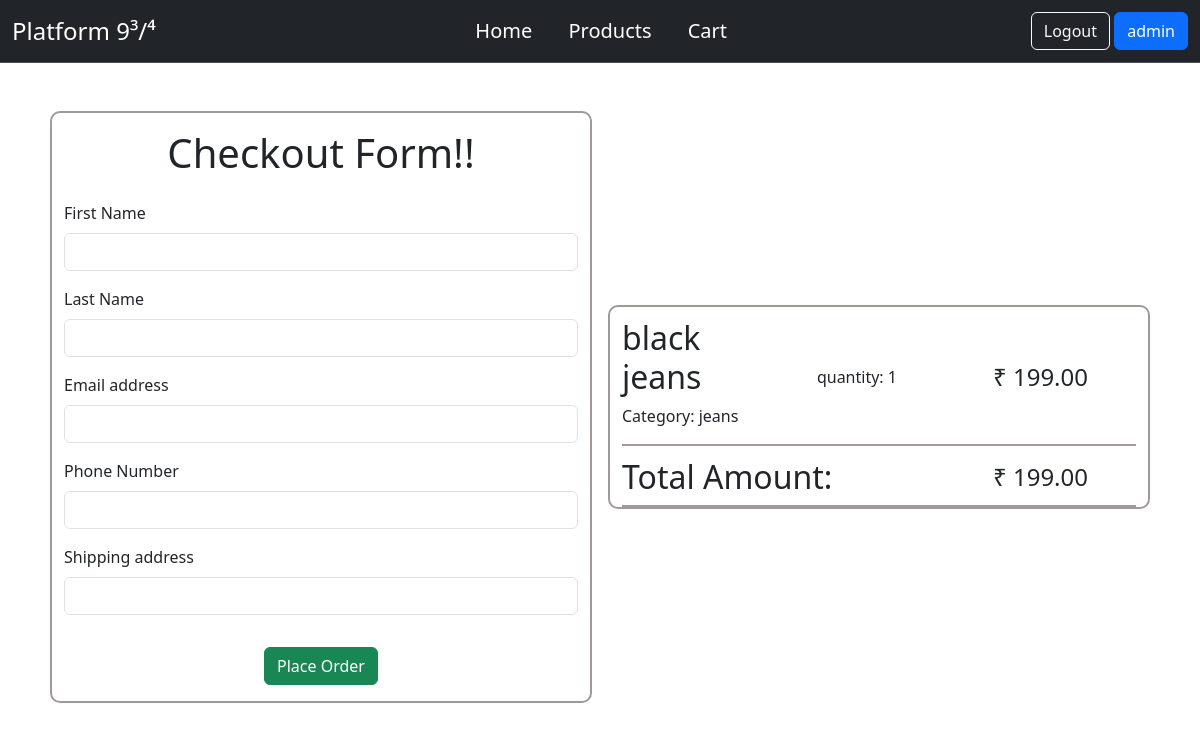
The page /buy/2/ (signed in) on the database its author committed.
### home/models.py (models this page shows, shortened)
class Products(models.Model):
    product_id = models.AutoField(primary_key=True)
    name = models.CharField(max_length=255)
    image=models.ImageField(default='/static/images/jeans.jpg',upload_to='products_img')
    price = models.DecimalField(max_digits=10, decimal_places=2)
    stock_quantity = models.IntegerField()
    description = models.TextField()
    category = models.ForeignKey(Categories, on_delete=models.CASCADE)

class Categories(models.Model):
    category_id = models.AutoField(primary_key=True)
    name = models.CharField(max_length=255)
    def __str__(self):
        return self.name

### home/views.py (the view)
# urls.py: path('buy/<int:pk>/', views.buy,name='buy'),
@login_required
def buy(request,pk):
    obj=Products.objects.filter(product_id=pk)
    sum=obj[0].price
    if request.method=='POST':
        first_name=request.POST['first_name']
        last_name=request.POST['last_name']
        email=request.POST['email']
        phone_no=request.POST['phone']
        shipping_address=request.POST['address']
        cust=Customers(first_name=first_name,last_name=last_name,email=email,phone_no=phone_no,shipping_address=shipping_address)
        cust.save()
        order=Orders(user=request.user,customer=cust,total_amount=sum)
        order.save()
        order_item=OrderItems(order=order,product=obj[0],quantity=1,subtotal=obj[0].price)
        order_item.save()
        messages.success(request,"Order Placed :)")
        return redirect('/products/')
    else:
        return render(request,'buy.html',{'obj':obj,'sum':sum})

### home/templates/buy.html (shortened to what this page needs)
{% extends "base.html" %}
{% block content %}
<div class="container" style="display: flex;align-items: center;justify-content: center;">
    <div class="container my-5 mx-2" style="border: 2px solid rgb(161, 152, 152);border-radius: 10px;">
        <div style="display: flex;align-items:center;justify-content:center;" class="my-3">
            <h1>Checkout Form!!</h1>
        </div>
        <form method='POST'>
            <div class="mb-3">
            <label for="exampleInputfN" class="form-label">First Name</label>
            <input name='first_name' type="name" class="form-control" id="exampleInputfN" aria-describedby="emailHelp" required>
            </div>
            <div class="mb-3">
            <label for="exampleInputlN" class="form-label">Last Name</label>
            <input name='last_name' type="name" class="form-control" id="exampleInputlN" aria-describedby="emailHelp" required>
            </div>
            <div class="mb-3">
            <label for="exampleInputEmail1" class="form-label">Email address</label>
            <input name='email' type="email" class="form-control" id="exampleInputEmail1" aria-describedby="emailHelp" required>
            </div>
            <div class="mb-3">
            <label for="exampleInputEmail1" class="form-label">Phone Number</label>
            <input name='phone' type="number" class="form-control" id="exampleInputEmail1" aria-describedby="emailHelp" required>
            </div>
            <div class="mb-3">
            <label for="exampleInputsa" class="form-label">Shipping address</label>
            <input name='address' type="text" class="form-control" id="exampleInputsa" aria-describedby="emailHelp" required>
            </div>
            <div style="display: flex;justify-content: center;align-items: center;">
                <button type="submit" class="btn btn-success my-3">Place Order</button>
            </div>
    </form>
    </div>
    <div class="container my-5 mx-2" style="border: 2px solid rgb(161, 152, 152);border-radius: 10px;">
        {% for p in obj %}
            <div style="width: 100%;display: flex;justify-content: center;align-items: center;margin-top: 1vw;border-bottom: 2px solid rgb(161, 152, 152);">
                <div class="col" style="margin-left: 0vw;">
                    <div class="">
                        <h2>{{p.name}}</h2>
                    </div>
                    <div class="">
                        <p>Category: {{p.category}}</p>
                    </div>
                </div>
                <div class="mx-5">
                    <h4 class="fs-6">quantity: 1</h4>
                </div>
                <div class="mx-5">
                    <h4>₹ {{p.price}}</h4>
                </div>
            </div>
        {% endfor %}
        <div style="width: 100%;display: flex;justify-content: center;align-items: center;margin-top: 1vw;border-bottom: 2px solid rgb(161, 152, 152);">
            <div class="col" style="margin-left: 0vw;">
                <div class="">
                    <h2>Total Amount: </h2>
                </div>
            </div>
            <div class="mx-5">
                <h4>₹ {{sum}}</h4>
            </div>
        </div>
    </div>
</div>
{% endblock content %}

### home/templates/base.html (shortened to what this page needs)
<!DOCTYPE html>
<html lang="en">
<head>
    <link href="https://cdn.jsdelivr.net/npm/bootstrap@5.3.2/dist/css/bootstrap.min.css" rel="stylesheet">
</head>
</head>
<body style="overflow-x: hidden;">
    <nav class="navbar bg-dark border-bottom border-body" data-bs-theme="dark">
        <div class="container-fluid">
          <a class="navbar-brand fs-4" href="/">Platform 9³/⁴</a>
          <div>
            <a class="mx-3 fs-5 " style="text-decoration: none; color: #ffffff" href="/" >Home</a>
            <a class="mx-3 fs-5 " style="text-decoration: none;color: #ffffff" href="/products">Products</a>
            <a class="mx-3 fs-5 " style="text-decoration: none;color: #ffffff" href="/cart">Cart</a>
          </div>
          {% if user.is_authenticated %}
          <div>
            <button type="button" class="btn btn-outline-light" onclick="location.href='/logout'">Logout</button>
          <button type="button" class="btn btn-primary" onclick="location.href='/profile'">{{request.user}}</button>
        </div>
        {% else %}
        <div>
          <button type="button" class="btn btn-outline-light" onclick="location.href='/login'">Login</button>
        <button type="button" class="btn btn-primary" onclick="location.href='/signup'">Sign Up</button>
      </div>
      {% endif %}
        </div>
      </nav>
      {% block content %}
      {% endblock content %}
</body>
</html>

### rows shown on the page
Products: name "black jeans", category "jeans", price "199.00"

### other values the page prints
{{ request.user }} "admin"
